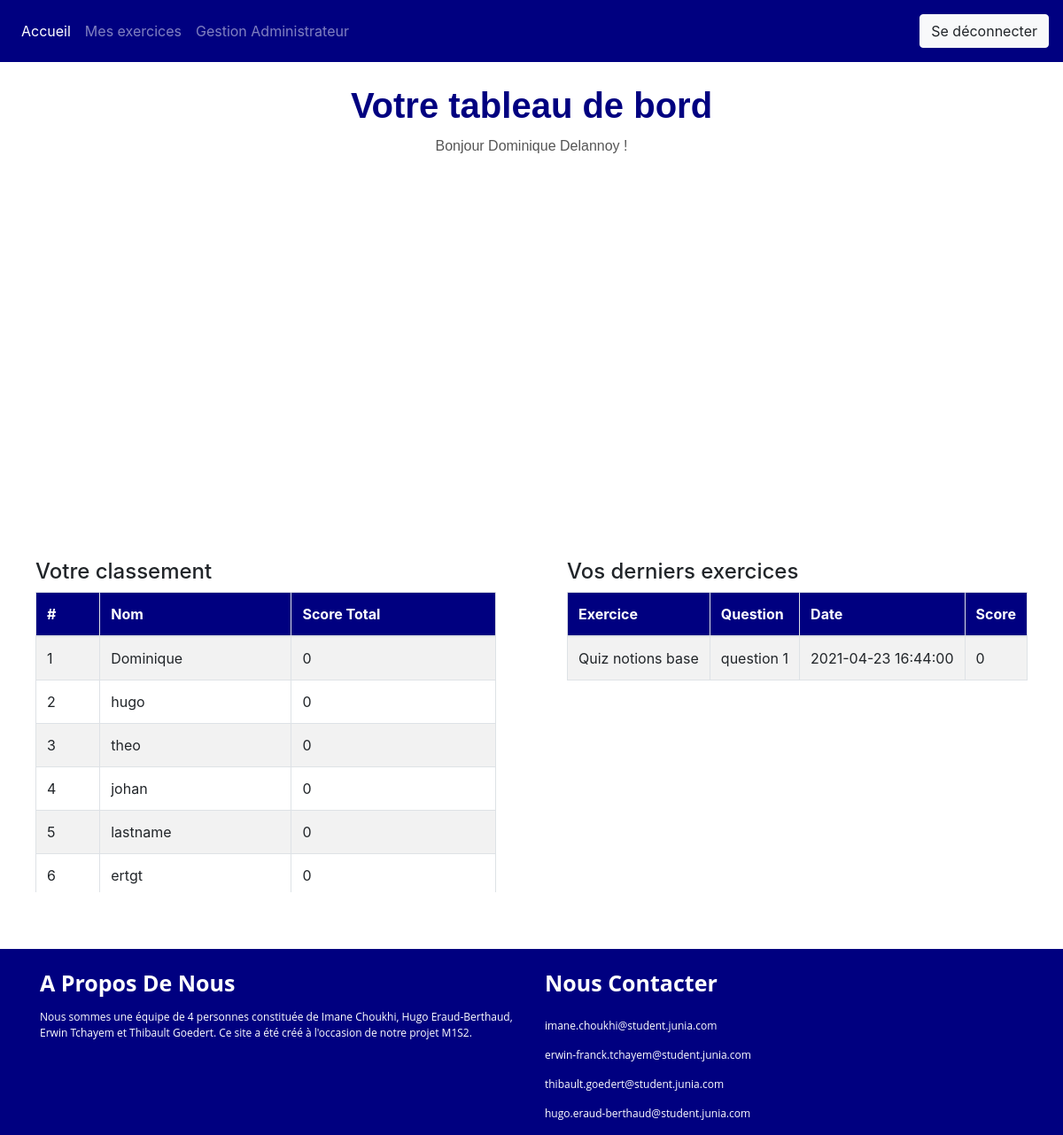
Screenshot of /index.php?page=dashboard (signed in) with the database file from the repository.
### tables this page shows
CREATE TABLE IF NOT EXISTS `users` (
  `user_id` int NOT NULL AUTO_INCREMENT,
  `user_adress` varchar(50) DEFAULT NULL,
  `user_last_name` varchar(50) NOT NULL,
  `user_first_name` varchar(50) NOT NULL,
  `user_password` varchar(50) DEFAULT NULL,
  `user_role` tinyint DEFAULT NULL,
  `user_score` int DEFAULT '0',
  PRIMARY KEY (`user_id`)
);

CREATE TABLE IF NOT EXISTS `user_answer` (
  `user_answer_id` int NOT NULL AUTO_INCREMENT,
  `user_answer_query` varchar(1000) NOT NULL,
  `user_answer_text` varchar(50) DEFAULT NULL,
  `user_answer_time` datetime DEFAULT CURRENT_TIMESTAMP,
  `question_id` int DEFAULT NULL,
  `user_id` int DEFAULT NULL,
  `question_score` int DEFAULT NULL,
  `valide` int DEFAULT NULL,
  `quiz_id` int DEFAULT NULL,
  PRIMARY KEY (`user_answer_id`)
);

CREATE TABLE IF NOT EXISTS `quiz` (
  `quiz_id` int NOT NULL AUTO_INCREMENT,
  `quiz_name` varchar(50) DEFAULT NULL,
  `quiz_difficulty` varchar(50) DEFAULT NULL,
  `quiz_description` varchar(1000) DEFAULT NULL,
  `user_id` int NOT NULL,
  `quiz_database` varchar(50) NOT NULL,
  `quiz_img` varchar(50) NOT NULL,
  PRIMARY KEY (`quiz_id`),
  KEY `user_id` (`user_id`)
);

CREATE TABLE IF NOT EXISTS `question` (
  `question_id` int NOT NULL AUTO_INCREMENT,
  `question_intitule` varchar(50) NOT NULL,
  `question_text` varchar(1000) DEFAULT NULL,
  `question_answer` varchar(1000) DEFAULT NULL,
  `quiz_id` int NOT NULL,
  `question_points` int DEFAULT '0',
  PRIMARY KEY (`question_id`),
  KEY `quizz_id` (`quiz_id`)
);

### Controller/PDOFactory.php (called while the page is built)
<?php
	class BDD{
		private static $connexion;
			public static function get(){
			   if(!self::$connexion instanceof PDO){
			      self::$connexion = new PDO('mysql:host=localhost;dbname=db_project;charset=utf8', 'root', '');
			   }
			   return self::$connexion;
			}
	}

### Controller/displayDashboard.php (the view, shortened to what this page needs)
<?php
    function displayGraphs($userBoard) {
        ?>
        <div class="containers">
        <div id="chartContainer1"></div>
        <br>
        <div id="chartContainer2"></div>
        <br>
        </div>
        <?php
    }
    function displayRanking(){
    ?>
        <div id="statistic-container1" class="my-custom-scrollbar2">
            <br>
            <h4>Votre classement</h4>
            <link rel="stylesheet" href="https://unpkg.com/purecss@2.0.5/build/pure-min.css">
                <?php
                $userRanking=BDD::get()->query("SELECT `user_first_name`, `user_score` FROM `users` ORDER BY `user_score` DESC")->fetchAll();
                ?>
             <table class="table table-bordered table-striped mb-0">
                <thead>
                <tr>
                    <th class="titre-colonne-table">#</th>
                    <th class="titre-colonne-table">Nom</th>
                    <th class="titre-colonne-table">Score Total</th>
                </tr>
                </thead>
                <tbody>
                <?php
                if(empty($userRanking)){
                ?>
                            <tr>
                                <td>-</td>
                                <td>-</td>
                                <td>-</td>
                            </tr>
                <?php
                }else{
                        $index=0;
                        foreach ($userRanking as $rankedUser) {
                            if($index<=9){
                            ?>
                            <tr>
                                <td><?php echo $index+1; ?></td>
                                <td><?php echo $userRanking[$index]['user_first_name']; ?></td>
                                <td><?php echo $userRanking[$index]['user_score']; ?></td>
                            </tr>
                        <?php
                            }
                        $index+=1;
                        }
                }
                ?>
                </tbody>
            </table>
        </div>
        <br>
    <?php
    }
    function displayQuestionHistory($userBoard){
    ?>
    <div id="statistic-container1" class="my-custom-scrollbar2">
        <br>
    <h4>Vos derniers exercices</h4>
    <?php
        $userAnswers=BDD::get()->query("SELECT `user_id`, `user_answer_time`, `question_id`, `question_score`, `quiz_id` FROM `user_answer` WHERE `user_id`= $userBoard ORDER BY `user_answer_time` DESC")->fetchAll();
    ?>
         <table class="table table-bordered table-striped mb-0">
            <thead>
            <tr>
                <th class="titre-colonne-table">Exercice</th>
                <th class="titre-colonne-table">Question</th>
                <th class="titre-colonne-table">Date</th>
                <th class="titre-colonne-table">Score</th>
            </tr>
            </thead>
            <tbody>
            <?php
                if(empty($userAnswers)){
            ?>
                            <td>-</td>
                            <td>-</td>
                            <td>-</td>
                            <td>-</td>
            <?php
            }else{
                    $index=0;
                    foreach ($userAnswers as $question) {
                        $quizId=(int)$userAnswers[$index]['quiz_id'];
                        $questionId=(int)$userAnswers[$index]['question_id'];
                        $userQuiz=BDD::get()->query("SELECT `quiz_name` FROM `quiz` WHERE `quiz_id`=$quizId")->fetchAll();
                        $userQuestion=BDD::get()->query("SELECT `question_intitule` FROM `question` WHERE `question_id`=$questionId")->fetchAll();
                        ?>
                        <tr>
                            <td><?php echo $userQuiz[0]['quiz_name']; ?></td>
                            <td><?php echo $userQuestion[0]['question_intitule']; ?></td>
                            <td><?php echo $userAnswers[$index]['user_answer_time']; ?></td>
                            <td><?php echo $userAnswers[$index]['question_score']; ?></td>
                        </tr>
                    <?php
                    $index+=1;
                    }
            }
            ?>
            </tbody>
        </table>
    </div>
    <?php
    }
?>

### index.php (shortened to what this page needs)
<!DOCTYPE html>
<html lang="en" dir="ltr" style='position:relative'>
<head>
    <link rel="stylesheet" type="text/css" href="View/style.css">
    <link rel="stylesheet" type="text/css" href="https://stackpath.bootstrapcdn.com/font-awesome/4.7.0/css/font-awesome.min.css">
    <link rel="stylesheet" href="https://stackpath.bootstrapcdn.com/bootstrap/4.1.3/css/bootstrap.min.css">
</head>
<body>
<?php
include("Controller/PDOFactory.php");
include('View/header.php');
?>
<div id="content">
<?php
if(isset($_SESSION['connected'])){
    if(!isset($_GET['page'])){
        $page=' ';
        include('View/main.php');
    }
    else{
        $page = $_GET['page'];
        switch ($page) {
            case "dashboard":
                include('View/dashboard.php');
                break;
        }
    }
}else{
    include('View/login.php');
}
?>
</div>
<?php
include('View/footer.php');
?>
</body>
</html>

### View/header.php (shortened to what this page needs)
<header>
  <nav class="navbar navbar-expand-lg navbar-dark static-top" style="background-color: #000080;">
    <div class="collapse navbar-collapse" id="navbarText">
      <ul class="navbar-nav mr-auto">
        <li class="nav-item active">
          <a class="nav-link" href="index.php?page=main">Accueil <span class="sr-only">(current)</span></a>
        </li>
        <li class="nav-item">
          <a class="nav-link" href="index.php?page=exercice">Mes exercices</a>
        </li>
        <?php
         if(isset($_SESSION["connected"])){
          $userId=$_SESSION["user"];
          $userRole=BDD::get()->query("SELECT `user_role` FROM `users` WHERE `user_id`= $userId")->fetchAll();
          if($userRole[0]["user_role"]==0){
              ?>
              <li class="nav-item">
                <a class="nav-link" href="index.php?page=adminDashboard">Gestion Administrateur</a>
              </li>
              <?php
          }else{
            ?>
              <li class="nav-item">
                <a class="nav-link" href="index.php?page=dashboard">Tableau de bord</a>
              </li>
              <?php
          }
        }
        ?>
      </ul>
      <span class="navbar-text">
    <form method="POST" action="index.php?page=login">
      <button type="submit" class="btn btn-light" name="disconnect">Se déconnecter</button>
    </form>
      </span>
    </div>
  </nav>
</header>

### View/dashboard.php
<link rel="stylesheet" type="text/css" href="View/style.css">
<div id=dashboard>
    <div>
        <?php
        if(isset($_GET['userBoard'])){
            $userBoard=$_GET['userBoard'];
            $userInfo=BDD::get()->query("SELECT user_adress, user_last_name, user_first_name, user_score FROM users WHERE user_id= $userBoard")->fetchAll();
        ?>
            <h2>Etudiant: <?php echo $userInfo[0]['user_first_name'].' '.$userInfo[0]['user_last_name'];?> !</h2>
        <?php
            include("Controller/displayDashboard.php");
            displayGraphs($userBoard);
            displayRanking();
            displayQuestionHistory($userBoard);
        }else{
            $userBoard=$_SESSION["user"];
            $userInfo=BDD::get()->query("SELECT user_adress, user_last_name, user_first_name, user_score FROM users WHERE user_id= $userBoard")->fetchAll();
        ?>
        <div class="title-box">
            <h1>Votre tableau de bord</h1>
            <p>Bonjour <?php echo $userInfo[0]['user_first_name'].' '.$userInfo[0]['user_last_name'];?> !</p>
        </div>
        <?php
            include("Controller/displayDashboard.php");
            displayGraphs($userBoard);  ?>
            <div class="containers">
            <?php
            displayRanking();
            displayQuestionHistory($userBoard);  ?>
            </div>
        <?php }
        ?>
    </div>
    <br>
</div>

### View/footer.php
<link rel="stylesheet" type="text/css" href="style.css">
<footer style=" width:100%">
  <div class="container">
    <div class="row">
      <div class="col-md-6 col-sm-6 footer-col">
        <div class="logofooter">A Propos De Nous</div>
        <p>Nous sommes une équipe de 4 personnes constituée de Imane Choukhi, Hugo Eraud-Berthaud, Erwin Tchayem et Thibault Goedert. Ce site a été créé à l'occasion de notre projet M1S2.</p>
      </div>
      <div class="col-md-6 col-sm-6 footer-col">
        <div class="logofooter">Nous Contacter</div>
        <ul class="footer-col">
          <p class="email-links"><a href="#">imane.choukhi@student.junia.com</a></p>
          <p class="email-links"><a href="#"> erwin-franck.tchayem@student.junia.com</a></p>
          <p class="email-links"><a href="#">thibault.goedert@student.junia.com</a></p>
          <p class="email-links"><a href="#">hugo.eraud-berthaud@student.junia.com</a></p>
        </ul>
      </div>
    </div>
  </div>
</footer>

### View/style.css (style rules this page uses)
#content { height: auto; overflow-y: auto; }
.title-box { text-align: center; font-family: sans-serif; margin: 25px auto 50px; color: #000080; }
.title-box h1 { font-weight:600; }
.title-box p { margin-top: 10px; line-height: 24px; color: #555; }
ul, li { padding: 0; margin: 0; }
li { list-style-type: none; color: white; }
footer { background-color: #000080; width: 100%; font-family: "Open Sans", sans-serif; }
.footer-col { margin-top: 20px; }
.logofooter { margin-bottom: 10px; font-size: 25px; color: #fff; font-weight: 700; }
.footer-col p { color: #fff; font-size: 12px; font-family: "Open Sans", sans-serif; margin-bottom: 15px; }
li { color: white; }
.email-links a { color: white !important; }
#chartContainer1 { position: relative; height: 300px; width: 40%; float:left; margin: 20px; }
#chartContainer2 { height: 300px; width: 50%; float:left; margin: 20px; }
.containers { display: flex; position: relative; }
#statistic-container1 { height: 400px; width: 50%; float:left; margin: 40px; }
.my-custom-scrollbar2 { overflow: auto; }
.titre-colonne-table { background-color: #000080; color: white; border-width:1px; border-style:solid; border-color:black; }

### rows the page displays
users: user_first_name "Dominique", user_last_name "Delannoy", user_score "0"
users: user_first_name "hugo", user_score "0"
users: user_first_name "theo", user_score "0"
users: user_first_name "johan", user_score "0"
users: user_first_name "lastname", user_score "0"
users: user_first_name "ertgt", user_score "0"
user_answer: quiz.quiz_name "Quiz notions base", question.question_intitule "question 1", user_answer_time "2021-04-23 16:44:00", question_score "0"
